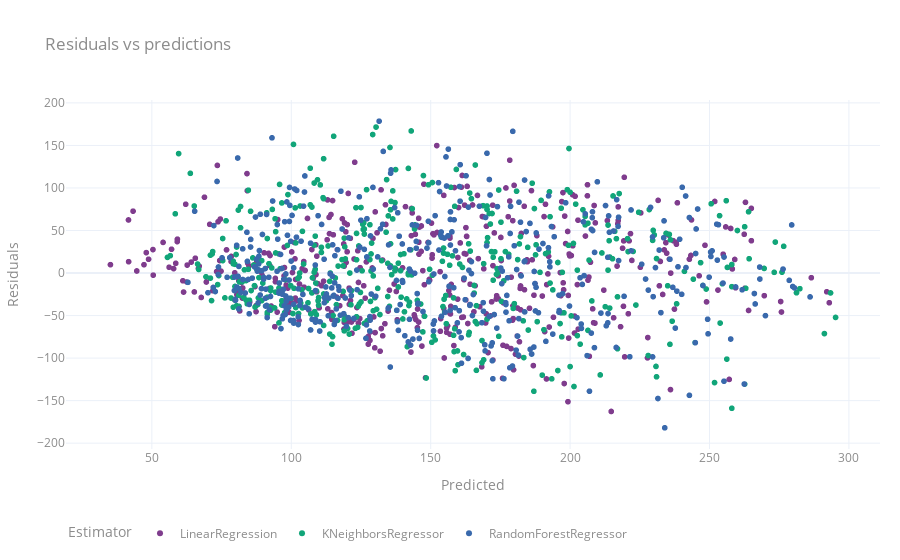

Notebook cell for this chart:
### Code cell
from sklearn.datasets import load_diabetes
from sklearn.linear_model import LinearRegression
from sklearn.neighbors import KNeighborsRegressor
from sklearn.ensemble import RandomForestRegressor
from poniard import PoniardRegressor

X, y = load_diabetes(return_X_y=True, as_frame=True)
reg = PoniardRegressor(
    estimators=[LinearRegression(), RandomForestRegressor(), KNeighborsRegressor()]
).setup(X, y)
reg.fit()
selected_reg = ["LinearRegression", "KNeighborsRegressor", "RandomForestRegressor"]
reg.plot.residuals(estimator_names=selected_reg)

### Figure 1 — Plotly figure (JSON) as saved in the notebook; plotly's stock layout.template omitted (floating-point values rounded to 4 significant figures; data arrays with more than 128 entries replaced by an {"elided": "..."} marker saying what was removed)
{"data": [{"hovertemplate": "Estimator=LinearRegression<br>Predicted=%{x}<br>Residuals=%{y}<extra></extra>", "legendgroup": "LinearRegression", "marker": {"color": "rgb(127, 60, 141)", "symbol": "circle"}, "mode": "markers", "name": "LinearRegression", "showlegend": true, "type": "scattergl", "x": {"elided": "442 float values"}, "xaxis": "x", "y": {"elided": "442 float values"}, "yaxis": "y"}, {"hovertemplate": "Estimator=KNeighborsRegressor<br>Predicted=%{x}<br>Residuals=%{y}<extra></extra>", "legendgroup": "KNeighborsRegressor", "marker": {"color": "rgb(17, 165, 121)", "symbol": "circle"}, "mode": "markers", "name": "KNeighborsRegressor", "showlegend": true, "type": "scattergl", "x": {"elided": "442 float values"}, "xaxis": "x", "y": {"elided": "442 float values"}, "yaxis": "y"}, {"hovertemplate": "Estimator=RandomForestRegressor<br>Predicted=%{x}<br>Residuals=%{y}<extra></extra>", "legendgroup": "RandomForestRegressor", "marker": {"color": "rgb(57, 105, 172)", "symbol": "circle"}, "mode": "markers", "name": "RandomForestRegressor", "showlegend": true, "type": "scattergl", "x": {"elided": "442 float values"}, "xaxis": "x", "y": {"elided": "442 float values"}, "yaxis": "y"}], "layout": {"legend": {"title": {"text": "Estimator"}, "tracegroupgap": 0}, "title": {"text": "Residuals vs predictions"}, "xaxis": {"anchor": "y", "domain": [0, 1], "title": {"text": "Predicted"}}, "yaxis": {"anchor": "x", "domain": [0, 1], "title": {"text": "Residuals"}}}}
